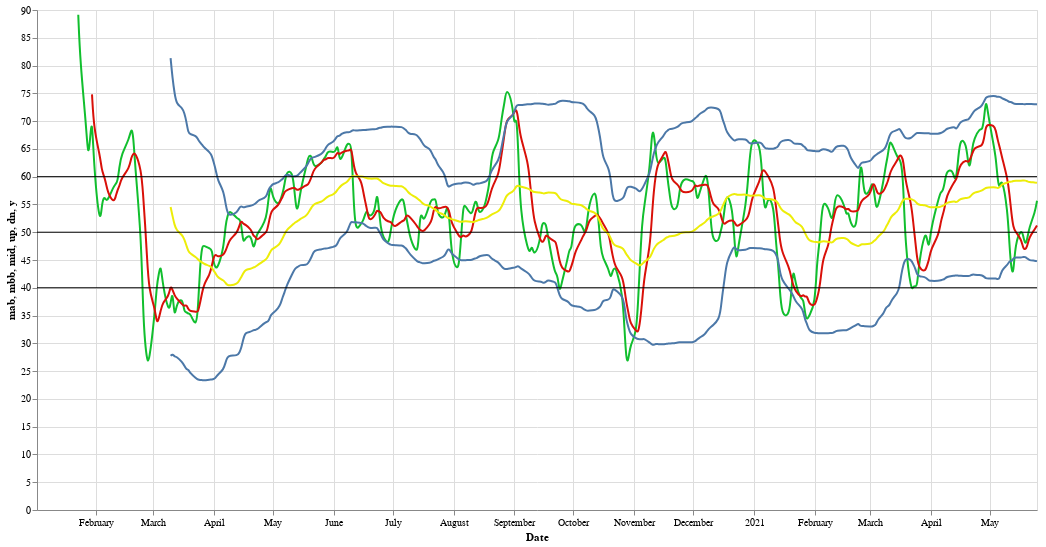

Notebook cell for this chart:
### Code cell
line+line1+line2+line3+line4+line5+line6+line7

### Figure 1 — Vega-Lite specification as saved in the notebook (floating-point values rounded to 4 significant figures; data arrays with more than 128 entries replaced by an {"elided": "..."} marker saying what was removed)
{"config": {"view": {"continuousWidth": 400, "continuousHeight": 300}}, "layer": [{"mark": {"type": "line", "interpolate": "basis"}, "encoding": {"color": {"value": "#11bf2e"}, "x": {"type": "temporal", "field": "Date"}, "y": {"type": "quantitative", "field": "mab"}}}, {"mark": {"type": "line", "interpolate": "basis"}, "encoding": {"color": {"value": "#d91009"}, "x": {"type": "temporal", "field": "Date"}, "y": {"type": "quantitative", "field": "mbb"}}}, {"mark": {"type": "line", "interpolate": "basis"}, "encoding": {"color": {"value": "#eded09"}, "x": {"type": "temporal", "field": "Date"}, "y": {"type": "quantitative", "field": "mid"}}}, {"mark": {"type": "line", "interpolate": "basis"}, "encoding": {"x": {"type": "temporal", "field": "Date"}, "y": {"type": "quantitative", "field": "up"}}}, {"mark": {"type": "line", "interpolate": "basis"}, "encoding": {"x": {"type": "temporal", "field": "Date"}, "y": {"type": "quantitative", "field": "dn"}}}, {"data": {"name": "data-e4a17ff3367223c6cbe8c433cc4fe380"}, "mark": "rule", "encoding": {"y": {"type": "quantitative", "field": "y"}}}, {"data": {"name": "data-ba848ba18b9b795c80a87461e9dc5b47"}, "mark": "rule", "encoding": {"y": {"type": "quantitative", "field": "y"}}}, {"data": {"name": "data-c14b6cb4343fb58f2da7047b7ee08ff5"}, "mark": "rule", "encoding": {"y": {"type": "quantitative", "field": "y"}}, "height": 500, "width": 1000}], "data": {"name": "data-9ae7c80962dc6bc68338cba06cefa18c"}, "$schema": "https://vega.github.io/schema/vega-lite/v4.8.1.json", "datasets": {"data-9ae7c80962dc6bc68338cba06cefa18c": {"elided": "352 records"}, "data-e4a17ff3367223c6cbe8c433cc4fe380": [{"y": 50}], "data-ba848ba18b9b795c80a87461e9dc5b47": [{"y": 60}], "data-c14b6cb4343fb58f2da7047b7ee08ff5": [{"y": 40}]}}
